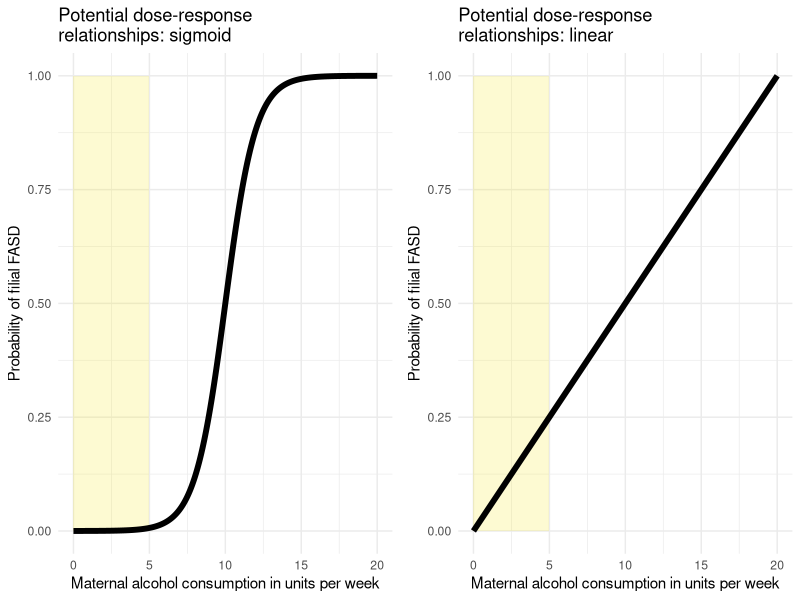

Here is the R script that generated this plot:
logisticFunction <- function(x, x0, L, k) {
  return(L / (1 + exp(-k*(x-x0))));
}

require(ggplot2);
require(grid);
require(gridExtra);
require(here);

fig1 <-
  arrangeGrob(ggplot(data.frame(x=seq(0, 20, .01),
                    y=logisticFunction(seq(0, 20, .01), x0=10, L=1, k=1)),
         aes(x=x, y=y)) +
    geom_rect(data=data.frame(x=1, y=1),
              mapping=aes(xmin=0, ymin=0, xmax=5, ymax=1), alpha=0.2, color=NA, fill="#F8E620") +
    geom_line(size=2) +
    theme_minimal() +
      labs(title="Potential dose-response\nrelationships: sigmoid",
           x = "Maternal alcohol consumption in units per week",
           y = "Probability of filial FASD"),
    ggplot(data.frame(x=seq(0, 20, .01),
                    y=seq(0, 1, .01/20)),
         aes(x=x, y=y)) +
      geom_rect(data=data.frame(x=1, y=1),
                mapping=aes(xmin=0, ymin=0, xmax=5, ymax=1), alpha=0.2, color=NA, fill="#F8E620") +
      geom_line(size=2) +
    theme_minimal() +
    labs(title="Potential dose-response\nrelationships: linear",
         x = "Maternal alcohol consumption in units per week",
         y = "Probability of filial FASD"),
    ncol=2);

grid.draw(fig1);

ggsave(plot=fig1,
       here("7-figures", "figure-1.pdf"),
       width=20, height=12,
       units='cm', dpi=600);

ggsave(plot=fig1,
       here("7-figures", "figure-1.png"),
       width=20, height=12,
       units='cm', dpi=600);
